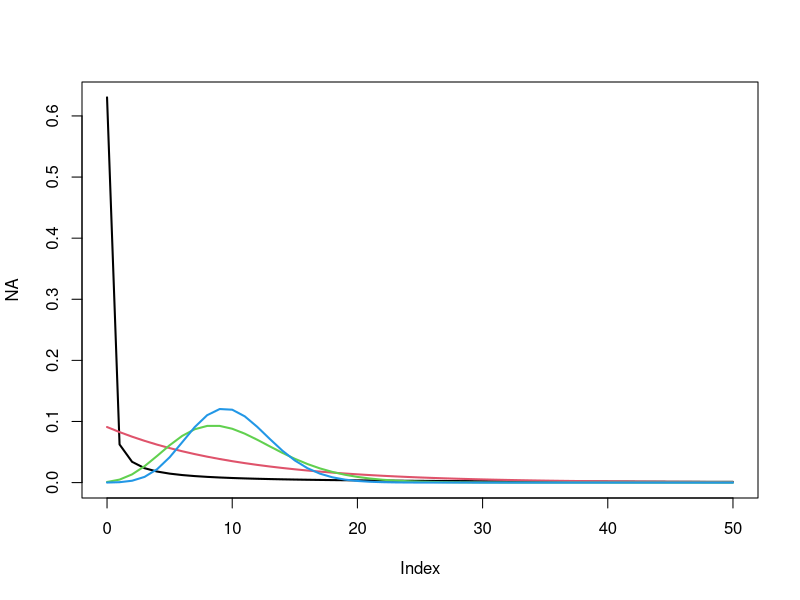

Recreate this plot in R. (Note: this script raises an error after producing the figure.)
rm(list=ls())

set.seed(10)
n <- 1000
mu <- 10
x_vec <- 0:50
size_vec <- c(0.1, 1, 10, 100)
y_mat <- sapply(size_vec, function(size_val){
  stats::dnbinom(x_vec, size = size_val, mu = mu)
})

y_max <- max(y_mat)
plot(NA, xlim = range(x_vec), ylim = c(0, y_max))
for(i in 1:ncol(y_mat)){
  lines(x_vec, y_mat[,i], col = i, lwd = 2)
}

y_max <- max(y_mat[-1,])
max_idx <- 90
plot(NA, xlim = range(x_vec[2:max_idx]), ylim = c(0, y_max))
for(i in 1:ncol(y_mat)){
  lines(x_vec[2:max_idx], y_mat[2:max_idx,i], col = i, lwd = 2)
}
